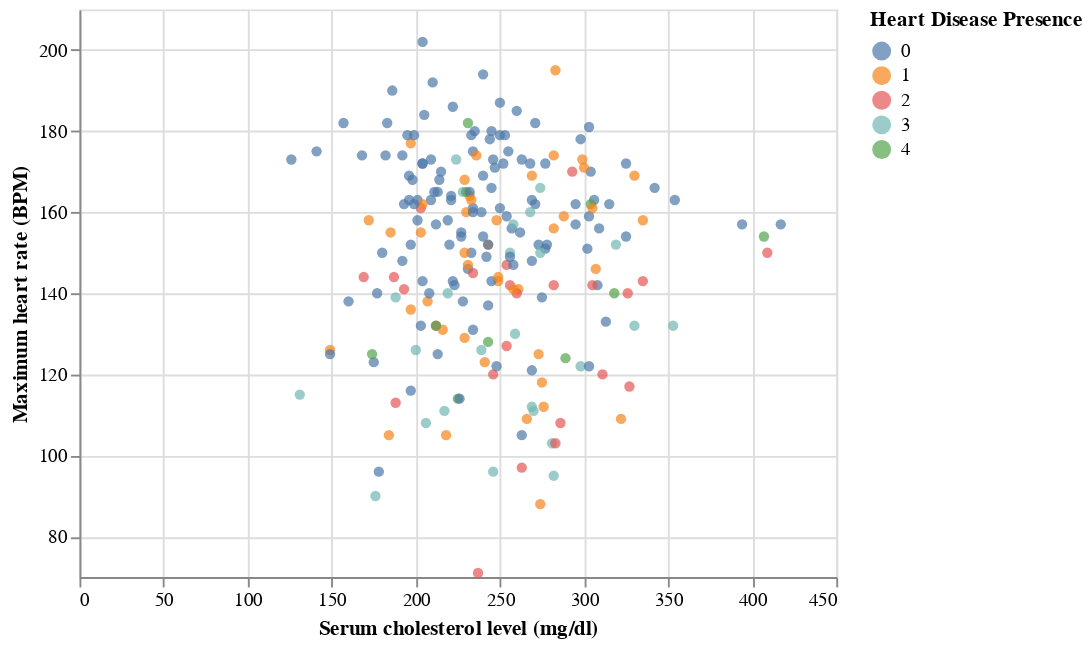

This figure's notebook cell:
### Code cell
chol_vs_max_htrt = (
    alt.Chart(hd_train)
    .mark_circle()
    .encode(
        x=alt.X("chol", title="Serum cholesterol level (mg/dl)"),
        y=alt.Y("max_heart_rate", title="Maximum heart rate (BPM)", scale=alt.Scale(zero=False)),
        color=alt.Color("heart_disease_presence", title="Heart Disease Presence")
    )
)
chol_vs_max_htrt

### Figure 1 — Vega-Lite specification as saved in the notebook (floating-point values rounded to 4 significant figures; data arrays with more than 128 entries replaced by an {"elided": "..."} marker saying what was removed)
{"config": {"view": {"continuousWidth": 400, "continuousHeight": 300}}, "data": {"name": "data-be9a6dcb163469c34545755bab192207"}, "mark": "circle", "encoding": {"color": {"field": "heart_disease_presence", "title": "Heart Disease Presence", "type": "nominal"}, "x": {"field": "chol", "title": "Serum cholesterol level (mg/dl)", "type": "quantitative"}, "y": {"field": "max_heart_rate", "scale": {"zero": false}, "title": "Maximum heart rate (BPM)", "type": "quantitative"}}, "$schema": "https://vega.github.io/schema/vega-lite/v4.17.0.json", "datasets": {"data-be9a6dcb163469c34545755bab192207": {"elided": "222 records"}}}
